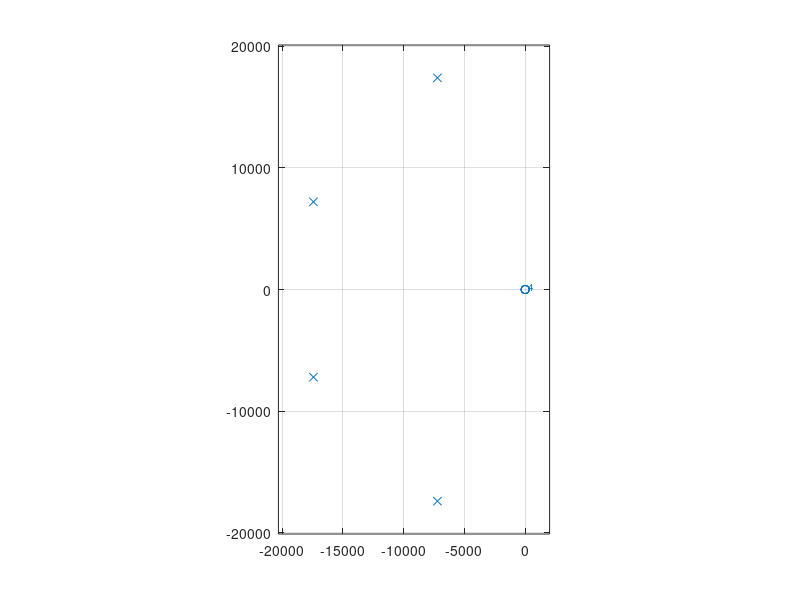
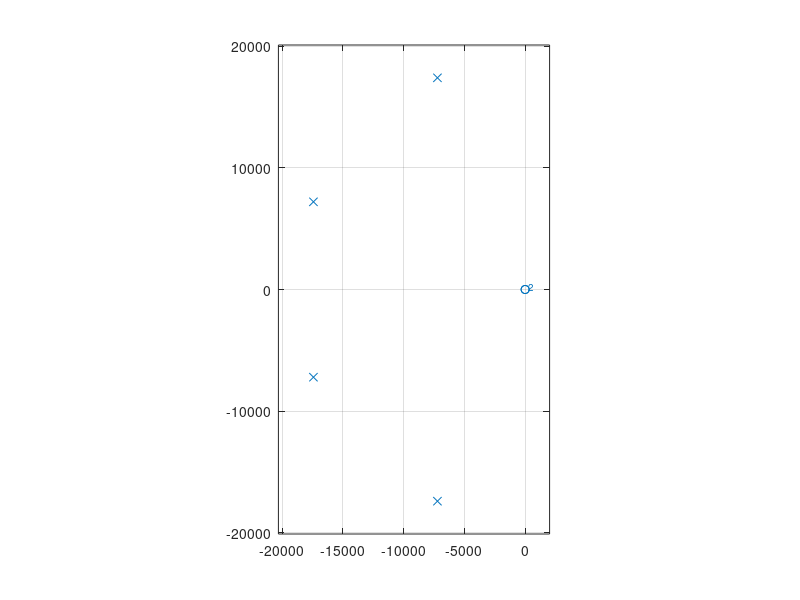

MATLAB code to generate these figures, in order: (Note: this script raises an error after producing the figures.)
clear; close all;
p = 4;
[B, A] = butter(p, 2*pi*3000, 's')
poles = roots(A);
ang_poles = angle(poles).*(180/pi)
radii = abs(poles)./(2*pi)

figure
title('From Butter Function')
zplane(B, A)

figure
title('From Equation 6')
A1 = [1 1.4427e+04 3.5531e+08]
A2 = [1 3.4829e+04 3.5531e+08]
zplane([0 0 3.5531e+08], conv(A1, A2))

figure
f = logspace(0, 5, 500);
[H, w] = freqs(B, A, f);
semilogx(f, 20*log10(abs(H)))
xlabel('Frequency in Hz');
ylabel('Magnitude response in dB');